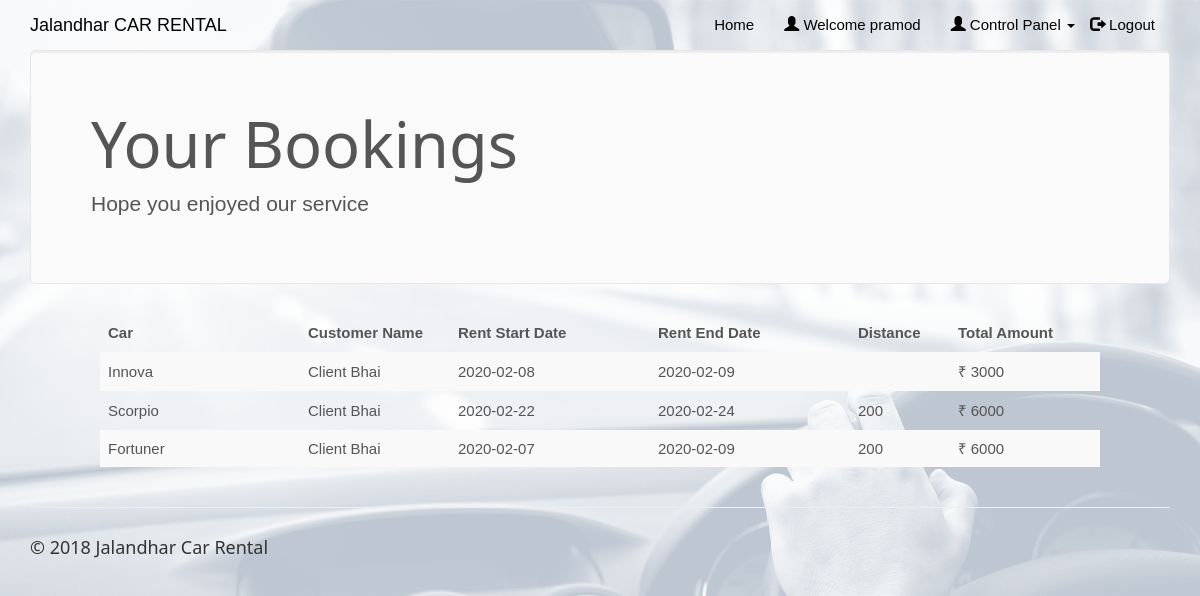
The app's page /clientview.php (signed in) with its own data.
### tables this page shows
CREATE TABLE `rentedcars` (
  `id` int(100) NOT NULL,
  `customer_username` varchar(50) NOT NULL,
  `car_id` int(20) NOT NULL,
  `driver_id` int(20) NOT NULL,
  `booking_date` date NOT NULL,
  `rent_start_date` date NOT NULL,
  `rent_end_date` date NOT NULL,
  `car_return_date` date DEFAULT NULL,
  `fare` double NOT NULL,
  `charge_type` varchar(25) NOT NULL DEFAULT 'days',
  `distance` double DEFAULT NULL,
  `no_of_days` int(50) DEFAULT NULL,
  `total_amount` double DEFAULT NULL,
  `return_status` varchar(10) NOT NULL
);

CREATE TABLE `cars` (
  `car_id` int(20) NOT NULL,
  `car_name` varchar(50) NOT NULL,
  `car_nameplate` varchar(50) NOT NULL,
  `car_img` varchar(50) DEFAULT 'NA',
  `ac_price` float NOT NULL,
  `non_ac_price` float NOT NULL,
  `ac_price_per_day` float NOT NULL,
  `non_ac_price_per_day` float NOT NULL,
  `car_availability` varchar(10) NOT NULL
);

CREATE TABLE `customers` (
  `customer_username` varchar(50) NOT NULL,
  `customer_name` varchar(50) NOT NULL,
  `customer_phone` varchar(15) NOT NULL,
  `customer_email` varchar(25) NOT NULL,
  `customer_address` varchar(50) NOT NULL,
  `customer_password` varchar(20) NOT NULL
);

### clientview.php (the view, shortened to what this page needs)
<!DOCTYPE html>
<html>
<?php
$conn = Connect();
?>
<head>
<link rel="stylesheet" href="assets/bootstrap/css/bootstrap.min.css">
<link rel="stylesheet" href="assets/fonts/font-awesome.min.css">
<link rel="stylesheet" href="assets/w3css/w3.css">
<link rel="stylesheet" type="text/css" href="assets/css/customerlogin.css">
<link rel="stylesheet" type="text/css" media="screen" href="assets/css/clientpage.css" />
</head>
<body id="page-top" data-spy="scroll" data-target=".navbar-fixed-top">
    <nav class="navbar navbar-custom navbar-fixed-top" role="navigation" style="color: black">
        <div class="container">
            <div class="navbar-header">
                <a class="navbar-brand page-scroll" href="index.php">
                   Jalandhar CAR RENTAL </a>
            </div>
            <?php
                if(isset($_SESSION['login_client'])){
            ?>
            <div class="collapse navbar-collapse navbar-right navbar-main-collapse">
                <ul class="nav navbar-nav">
                    <li>
                        <a href="index.php">Home</a>
                    </li>
                    <li>
                        <a href="#"><span class="glyphicon glyphicon-user"></span> Welcome <?php echo $_SESSION['login_client']; ?></a>
                    </li>
                    <li>
                    <ul class="nav navbar-nav navbar-right">
            <li><a href="#" class="dropdown-toggle active" data-toggle="dropdown" role="button" aria-haspopup="true" aria-expanded="false"><span class="glyphicon glyphicon-user"></span> Control Panel <span class="caret"></span> </a>
            </li>
          </ul>
                    </li>
                    <li>
                        <a href="logout.php"><span class="glyphicon glyphicon-log-out"></span> Logout</a>
                    </li>
                </ul>
            </div>
            <?php
                }
                ?>
        </div>
    </nav>
<?php $login_client = $_SESSION['login_client'];
    $sql1 = "SELECT * FROM rentedcars rc, clientcars cc, customers c, cars WHERE cc.client_username = '$login_client' AND cc.car_id = rc.car_id AND rc.return_status = 'R' AND c.customer_username = rc.customer_username AND cc.car_id = cars.car_id";
    $result1 = $conn->query($sql1);
    if (mysqli_num_rows($result1) > 0) {
?>
<div class="container">
      <div class="jumbotron">
        <h1>Your Bookings</h1>
        <p> Hope you enjoyed our service </p>
      </div>
    </div>
    <div class="table-responsive" style="padding-left: 100px; padding-right: 100px;" >
<table class="table table-striped">
  <thead class="thead-dark">
<tr>
<th width="20%">Car</th>
<th width="15%">Customer Name</th>
<th width="20%">Rent Start Date</th>
<th width="20%">Rent End Date</th>
<th width="10%">Distance</th>
<th width="15%">Total Amount</th>
</tr>
</thead>
<?php
        while($row = mysqli_fetch_assoc($result1)) {
?>
<tr>
<td><?php echo $row["car_name"]; ?></td>
<td><?php echo $row["customer_name"]; ?></td>
<td><?php echo $row["rent_start_date"] ?></td>
<td><?php echo $row["rent_end_date"]; ?></td>
<td><?php echo $row["distance"]; ?></td>
<td>&#8377; <?php echo $row["total_amount"]; ?></td>
</tr>
<?php        } ?>
                </table>
                </div>
            <?php
        } ?>
</body>
<footer class="site-footer">
        <div class="container">
            <hr>
            <div class="row">
                <div class="col-sm-6">
                    <h5>© 2018 Jalandhar Car Rental</h5>
                </div>
            </div>
        </div>
    </footer>
</html>

### assets/w3css/w3.css (style rules this page uses)
*,*:before,*:after { box-sizing:inherit }
html { -ms-text-size-adjust:100%;-webkit-text-size-adjust:100% }
body { margin:0 }
article,aside,details,figcaption,figure,footer,header,main,menu,nav,section,summary { display:block }
a { background-color:transparent;-webkit-text-decoration-skip:objects }
hr { box-sizing:content-box;height:0;overflow:visible }
html,body { font-family:Verdana,sans-serif;font-size:15px;line-height:1.5 }
html { overflow-x:hidden }
h1 { font-size:36px }
h5 { font-size:18px }
h1,h2,h3,h4,h5,h6 { font-family:"Segoe UI",Arial,sans-serif;font-weight:400;margin:10px 0 }
hr { border:0;border-top:1px solid #eee;margin:20px 0 }
a { color:inherit }

### assets/css/customerlogin.css (style rules this page uses)
body, html { height: 100%; }
body { padding-top: 50px; background: url("../../assets/img/forcustomer.png"); background-size: 100%; }
footer { display: block; }

### records on screen
rentedcars: car.car_name "Innova", customer_username.customer_name "Client Bhai", rent_start_date "2020-02-08", rent_end_date "2020-02-09", total_amount "3000"
rentedcars: car.car_name "Scorpio", customer_username.customer_name "Client Bhai", rent_start_date "2020-02-22", rent_end_date "2020-02-24", distance "200", total_amount "6000"
rentedcars: car.car_name "Fortuner", customer_username.customer_name "Client Bhai", rent_start_date "2020-02-07", rent_end_date "2020-02-09", distance "200", total_amount "6000"

### other values on screen
$_SESSION['login_client'] "pramod"
